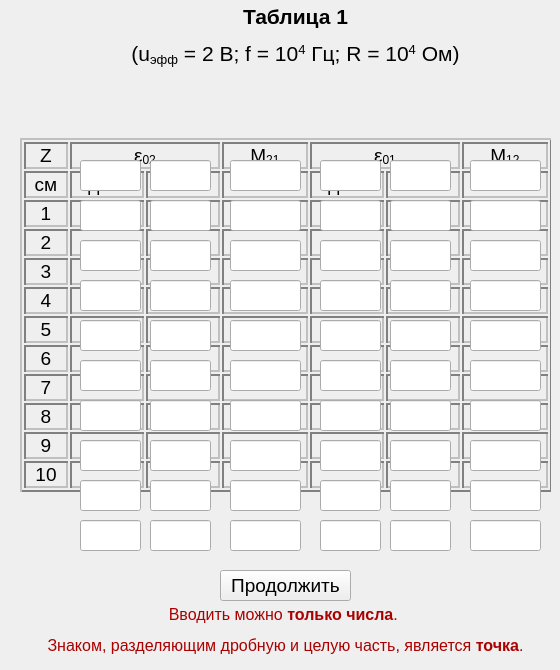
   <widget class="QWidget" name="ex_1">
    <widget class="QPushButton" name="go_graph">
     <property name="geometry">
      <rect>
       <x>220</x>
       <y>570</y>
       <width>131</width>
       <height>31</height>
      </rect>
     </property>
     <property name="font">
      <font>
       <pointsize>14</pointsize>
      </font>
     </property>
     <property name="text">
      <string>Продолжить</string>
     </property>
    </widget>
    <widget class="QLabel" name="label_10">
     <property name="geometry">
      <rect>
       <x>120</x>
       <y>0</y>
       <width>351</width>
       <height>71</height>
      </rect>
     </property>
     <property name="font">
      <font>
       <pointsize>16</pointsize>
      </font>
     </property>
     <property name="text">
      <string>&lt;html&gt;&lt;head/&gt;&lt;body&gt;&lt;p align=&quot;center&quot;&gt;&lt;span style=&quot; font-weight:600;&quot;&gt;Таблица 1&lt;/span&gt;&lt;/p&gt;&lt;p align=&quot;center&quot;&gt;(u&lt;span style=&quot; vertical-align:sub;&quot;&gt;эфф&lt;/span&gt; = 2 В; f = 10&lt;span style=&quot; vertical-align:super;&quot;&gt;4&lt;/span&gt; Гц; R = 10&lt;span style=&quot; vertical-align:super;&quot;&gt;4&lt;/span&gt; Ом)&lt;/p&gt;&lt;/body&gt;&lt;/html&gt;</string>
     </property>
    </widget>
    <widget class="QLabel" name="label_9">
     <property name="geometry">
      <rect>
       <x>20</x>
       <y>70</y>
       <width>531</width>
       <height>491</height>
      </rect>
     </property>
     <property name="font">
      <font>
       <pointsize>14</pointsize>
      </font>
     </property>
     <property name="mouseTracking">
      <bool>true</bool>
     </property>
     <property name="layoutDirection">
      <enum>Qt::RightToLeft</enum>
     </property>
     <property name="lineWidth">
      <number>1</number>
     </property>
     <property name="text">
      <string>&lt;html&gt;&lt;head/&gt;&lt;body&gt;&lt;table border=&quot;2&quot; style=&quot; margin-top:0px; margin-bottom:0px; margin-left:0px; margin-right:0px;&quot; align=&quot;center&quot; cellspacing=&quot;2&quot; cellpadding=&quot;5.5&quot;&gt;&lt;tr&gt;&lt;td width=&quot;40&quot;&gt;&lt;p align=&quot;center&quot;&gt;Z&lt;/p&gt;&lt;/td&gt;&lt;td colspan=&quot;2&quot;&gt;&lt;p align=&quot;center&quot;&gt;ε&lt;span style=&quot; vertical-align:sub;&quot;&gt;02&lt;/span&gt;&lt;/p&gt;&lt;/td&gt;&lt;td width=&quot;82&quot;&gt;&lt;p align=&quot;center&quot;&gt;М&lt;span style=&quot; vertical-align:sub;&quot;&gt;21&lt;/span&gt;&lt;/p&gt;&lt;/td&gt;&lt;td colspan=&quot;2&quot;&gt;&lt;p align=&quot;center&quot;&gt;ε&lt;span style=&quot; vertical-align:sub;&quot;&gt;01&lt;/span&gt;&lt;/p&gt;&lt;/td&gt;&lt;td width=&quot;82&quot;&gt;&lt;p align=&quot;center&quot;&gt;М&lt;span style=&quot; vertical-align:sub;&quot;&gt;12&lt;/span&gt;&lt;/p&gt;&lt;/td&gt;&lt;/tr&gt;&lt;tr&gt;&lt;td&gt;&lt;p align=&quot;center&quot;&gt;cм&lt;/p&gt;&lt;/td&gt;&lt;td width=&quot;70&quot;&gt;&lt;p align=&quot;center&quot;&gt;дел.&lt;/p&gt;&lt;/td&gt;&lt;td width=&quot;70&quot;&gt;&lt;p align=&quot;center&quot;&gt;В&lt;/p&gt;&lt;/td&gt;&lt;td&gt;&lt;p align=&quot;center&quot;&gt;мкГн&lt;/p&gt;&lt;/td&gt;&lt;td width=&quot;70&quot;&gt;&lt;p align=&quot;center&quot;&gt;дел.&lt;/p&gt;&lt;/td&gt;&lt;td width=&quot;70&quot;&gt;&lt;p align=&quot;center&quot;&gt;В&lt;/p&gt;&lt;/td&gt;&lt;td&gt;&lt;p align=&quot;center&quot;&gt;мкГн&lt;/p&gt;&lt;/td&gt;&lt;/tr&gt;&lt;tr&gt;&lt;td&gt;&lt;p align=&quot;center&quot;&gt;1&lt;/p&gt;&lt;/td&gt;&lt;td/&gt;&lt;td/&gt;&lt;td/&gt;&lt;td/&gt;&lt;td/&gt;&lt;td/&gt;&lt;/tr&gt;&lt;tr&gt;&lt;td&gt;&lt;p align=&quot;center&quot;&gt;2&lt;/p&gt;&lt;/td&gt;&lt;td/&gt;&lt;td/&gt;&lt;td/&gt;&lt;td/&gt;&lt;td/&gt;&lt;td/&gt;&lt;/tr&gt;&lt;tr&gt;&lt;td&gt;&lt;p align=&quot;center&quot;&gt;3&lt;/p&gt;&lt;/td&gt;&lt;td/&gt;&lt;td/&gt;&lt;td/&gt;&lt;td/&gt;&lt;td/&gt;&lt;td/&gt;&lt;/tr&gt;&lt;tr&gt;&lt;td&gt;&lt;p align=&quot;center&quot;&gt;4&lt;/p&gt;&lt;/td&gt;&lt;td/&gt;&lt;td/&gt;&lt;td/&gt;&lt;td/&gt;&lt;td/&gt;&lt;td/&gt;&lt;/tr&gt;&lt;tr&gt;&lt;td&gt;&lt;p align=&quot;center&quot;&gt;5&lt;/p&gt;&lt;/td&gt;&lt;td/&gt;&lt;td/&gt;&lt;td/&gt;&lt;td/&gt;&lt;td/&gt;&lt;td/&gt;&lt;/tr&gt;&lt;tr&gt;&lt;td&gt;&lt;p align=&quot;center&quot;&gt;6&lt;/p&gt;&lt;/td&gt;&lt;td/&gt;&lt;td/&gt;&lt;td/&gt;&lt;td/&gt;&lt;td/&gt;&lt;td/&gt;&lt;/tr&gt;&lt;tr&gt;&lt;td&gt;&lt;p align=&quot;center&quot;&gt;7&lt;/p&gt;&lt;/td&gt;&lt;td/&gt;&lt;td/&gt;&lt;td/&gt;&lt;td/&gt;&lt;td/&gt;&lt;td/&gt;&lt;/tr&gt;&lt;tr&gt;&lt;td&gt;&lt;p align=&quot;center&quot;&gt;8&lt;/p&gt;&lt;/td&gt;&lt;td/&gt;&lt;td/&gt;&lt;td/&gt;&lt;td/&gt;&lt;td/&gt;&lt;td/&gt;&lt;/tr&gt;&lt;tr&gt;&lt;td&gt;&lt;p align=&quot;center&quot;&gt;9&lt;/p&gt;&lt;/td&gt;&lt;td/&gt;&lt;td/&gt;&lt;td/&gt;&lt;td/&gt;&lt;td/&gt;&lt;td/&gt;&lt;/tr&gt;&lt;tr&gt;&lt;td&gt;&lt;p align=&quot;center&quot;&gt;10&lt;/p&gt;&lt;/td&gt;&lt;td/&gt;&lt;td/&gt;&lt;td/&gt;&lt;td/&gt;&lt;td/&gt;&lt;td/&gt;&lt;/tr&gt;&lt;/table&gt;&lt;/body&gt;&lt;/html&gt;</string>
     </property>
     <property name="scaledContents">
      <bool>false</bool>
     </property>
     <property name="wordWrap">
      <bool>false</bool>
     </property>
     <property name="openExternalLinks">
      <bool>false</bool>
     </property>
    </widget>
    <widget class="QLineEdit" name="ex_1_E01_1_del">
     <property name="geometry">
      <rect>
       <x>320</x>
       <y>160</y>
       <width>61</width>
       <height>31</height>
      </rect>
     </property>
     <property name="font">
      <font>
       <pointsize>14</pointsize>
      </font>
     </property>
    </widget>
    <widget class="QLineEdit" name="ex_1_E01_2_del">
     <property name="geometry">
      <rect>
       <x>320</x>
       <y>200</y>
       <width>61</width>
       <height>31</height>
      </rect>
     </property>
     <property name="font">
      <font>
       <pointsize>14</pointsize>
      </font>
     </property>
    </widget>
    <widget class="QLineEdit" name="ex_1_E01_3_del">
     <property name="geometry">
      <rect>
       <x>320</x>
       <y>240</y>
       <width>61</width>
       <height>31</height>
      </rect>
     </property>
     <property name="font">
      <font>
       <pointsize>14</pointsize>
      </font>
     </property>
    </widget>
    <widget class="QLineEdit" name="ex_1_E01_4_del">
     <property name="geometry">
      <rect>
       <x>320</x>
       <y>280</y>
       <width>61</width>
       <height>31</height>
      </rect>
     </property>
     <property name="font">
      <font>
       <pointsize>14</pointsize>
      </font>
     </property>
    </widget>
    <widget class="QLineEdit" name="ex_1_E01_5_del">
     <property name="geometry">
      <rect>
       <x>320</x>
       <y>320</y>
       <width>61</width>
       <height>31</height>
      </rect>
     </property>
     <property name="font">
      <font>
       <pointsize>14</pointsize>
      </font>
     </property>
    </widget>
    <widget class="QLineEdit" name="ex_1_E01_6_del">
     <property name="geometry">
      <rect>
       <x>320</x>
       <y>360</y>
       <width>61</width>
       <height>31</height>
      </rect>
     </property>
     <property name="font">
      <font>
       <pointsize>14</pointsize>
      </font>
     </property>
    </widget>
    <widget class="QLineEdit" name="ex_1_E01_7_del">
     <property name="geometry">
      <rect>
       <x>320</x>
       <y>400</y>
       <width>61</width>
       <height>31</height>
      </rect>
     </property>
     <property name="font">
      <font>
       <pointsize>14</pointsize>
      </font>
     </property>
    </widget>
    <widget class="QLineEdit" name="ex_1_E01_8_del">
     <property name="geometry">
      <rect>
       <x>320</x>
       <y>440</y>
       <width>61</width>
       <height>31</height>
      </rect>
     </property>
     <property name="font">
      <font>
       <pointsize>14</pointsize>
      </font>
     </property>
    </widget>
    <widget class="QLineEdit" name="ex_1_E01_9_del">
     <property name="geometry">
      <rect>
       <x>320</x>
       <y>480</y>
       <width>61</width>
       <height>31</height>
      </rect>
     </property>
     <property name="font">
      <font>
       <pointsize>14</pointsize>
      </font>
     </property>
    </widget>
    <widget class="QLineEdit" name="ex_1_E01_10_del">
     <property name="geometry">
      <rect>
       <x>320</x>
       <y>520</y>
       <width>61</width>
       <height>31</height>
      </rect>
     </property>
     <property name="font">
      <font>
       <pointsize>14</pointsize>
      </font>
     </property>
    </widget>
    <widget class="QLineEdit" name="ex_1_E02_1_del">
     <property name="geometry">
      <rect>
       <x>80</x>
       <y>160</y>
       <width>61</width>
       <height>31</height>
      </rect>
     </property>
     <property name="font">
      <font>
       <pointsize>14</pointsize>
      </font>
     </property>
    </widget>
    <widget class="QLineEdit" name="ex_1_E02_1_v">
     <property name="geometry">
      <rect>
       <x>150</x>
       <y>160</y>
       <width>61</width>
       <height>31</height>
      </rect>
     </property>
     <property name="font">
      <font>
       <pointsize>14</pointsize>
      </font>
     </property>
    </widget>
    <widget class="QLineEdit" name="ex_1_M21_1">
     <property name="geometry">
      <rect>
       <x>230</x>
       <y>160</y>
       <width>71</width>
       <height>31</height>
      </rect>
     </property>
     <property name="font">
      <font>
       <pointsize>14</pointsize>
      </font>
     </property>
    </widget>
    <widget class="QLineEdit" name="ex_1_E01_1_v">
     <property name="geometry">
      <rect>
       <x>390</x>
       <y>160</y>
       <width>61</width>
       <height>31</height>
      </rect>
     </property>
     <property name="font">
      <font>
       <pointsize>14</pointsize>
      </font>
     </property>
    </widget>
    <widget class="QLineEdit" name="ex_1_M12_1">
     <property name="geometry">
      <rect>
       <x>470</x>
       <y>160</y>
       <width>71</width>
       <height>31</height>
      </rect>
     </property>
     <property name="font">
      <font>
       <pointsize>14</pointsize>
      </font>
     </property>
    </widget>
    <widget class="QLineEdit" name="ex_1_E01_2_v">
     <property name="geometry">
      <rect>
       <x>390</x>
       <y>200</y>
       <width>61</width>
       <height>31</height>
      </rect>
     </property>
     <property name="font">
      <font>
       <pointsize>14</pointsize>
      </font>
     </property>
    </widget>
    <widget class="QLineEdit" name="ex_1_E01_3_v">
     <property name="geometry">
      <rect>
       <x>390</x>
       <y>240</y>
       <width>61</width>
       <height>31</height>
      </rect>
     </property>
     <property name="font">
      <font>
       <pointsize>14</pointsize>
      </font>
     </property>
    </widget>
    <widget class="QLineEdit" name="ex_1_E01_4_v">
     <property name="geometry">
      <rect>
       <x>390</x>
       <y>280</y>
       <width>61</width>
       <height>31</height>
      </rect>
     </property>
     <property name="font">
      <font>
       <pointsize>14</pointsize>
      </font>
     </property>
    </widget>
    <widget class="QLineEdit" name="ex_1_E01_5_v">
     <property name="geometry">
      <rect>
       <x>390</x>
       <y>320</y>
       <width>61</width>
       <height>31</height>
      </rect>
     </property>
     <property name="font">
      <font>
       <pointsize>14</pointsize>
      </font>
     </property>
    </widget>
    <widget class="QLineEdit" name="ex_1_E01_6_v">
     <property name="geometry">
      <rect>
       <x>390</x>
       <y>360</y>
       <width>61</width>
       <height>31</height>
      </rect>
     </property>
     <property name="font">
      <font>
       <pointsize>14</pointsize>
      </font>
     </property>
    </widget>
    <widget class="QLineEdit" name="ex_1_E01_7_v">
     <property name="geometry">
      <rect>
       <x>390</x>
       <y>400</y>
       <width>61</width>
       <height>31</height>
      </rect>
     </property>
     <property name="font">
      <font>
       <pointsize>14</pointsize>
      </font>
     </property>
    </widget>
    <widget class="QLineEdit" name="ex_1_E01_8_v">
     <property name="geometry">
      <rect>
       <x>390</x>
       <y>440</y>
       <width>61</width>
       <height>31</height>
      </rect>
     </property>
     <property name="font">
      <font>
       <pointsize>14</pointsize>
      </font>
     </property>
    </widget>
    <widget class="QLineEdit" name="ex_1_E01_9_v">
     <property name="geometry">
      <rect>
       <x>390</x>
       <y>480</y>
       <width>61</width>
       <height>31</height>
      </rect>
     </property>
     <property name="font">
      <font>
       <pointsize>14</pointsize>
      </font>
     </property>
    </widget>
    <widget class="QLineEdit" name="ex_1_E01_10_v">
     <property name="geometry">
      <rect>
       <x>390</x>
       <y>520</y>
       <width>61</width>
       <height>31</height>
      </rect>
     </property>
     <property name="font">
      <font>
       <pointsize>14</pointsize>
      </font>
     </property>
    </widget>
    <widget class="QLineEdit" name="ex_1_E02_2_del">
     <property name="geometry">
      <rect>
       <x>80</x>
       <y>200</y>
       <width>61</width>
       <height>31</height>
      </rect>
     </property>
     <property name="font">
      <font>
       <pointsize>14</pointsize>
      </font>
     </property>
    </widget>
    <widget class="QLineEdit" name="ex_1_E02_3_del">
     <property name="geometry">
      <rect>
       <x>80</x>
       <y>240</y>
       <width>61</width>
       <height>31</height>
      </rect>
     </property>
     <property name="font">
      <font>
       <pointsize>14</pointsize>
      </font>
     </property>
    </widget>
    <widget class="QLineEdit" name="ex_1_E02_4_del">
     <property name="geometry">
      <rect>
       <x>80</x>
       <y>280</y>
       <width>61</width>
       <height>31</height>
      </rect>
     </property>
     <property name="font">
      <font>
       <pointsize>14</pointsize>
      </font>
     </property>
    </widget>
    <widget class="QLineEdit" name="ex_1_E02_5_del">
     <property name="geometry">
      <rect>
       <x>80</x>
       <y>320</y>
       <width>61</width>
       <height>31</height>
      </rect>
     </property>
     <property name="font">
      <font>
       <pointsize>14</pointsize>
      </font>
     </property>
    </widget>
    <widget class="QLineEdit" name="ex_1_E02_6_del">
     <property name="geometry">
      <rect>
       <x>80</x>
       <y>360</y>
       <width>61</width>
       <height>31</height>
      </rect>
     </property>
     <property name="font">
      <font>
       <pointsize>14</pointsize>
      </font>
     </property>
    </widget>
    <widget class="QLineEdit" name="ex_1_E02_7_del">
     <property name="geometry">
      <rect>
       <x>80</x>
       <y>400</y>
       <width>61</width>
       <height>31</height>
      </rect>
     </property>
     <property name="font">
      <font>
       <pointsize>14</pointsize>
      </font>
     </property>
    </widget>
    <widget class="QLineEdit" name="ex_1_E02_8_del">
     <property name="geometry">
      <rect>
       <x>80</x>
       <y>440</y>
       <width>61</width>
       <height>31</height>
      </rect>
     </property>
     <property name="font">
      <font>
       <pointsize>14</pointsize>
      </font>
     </property>
    </widget>
    <widget class="QLineEdit" name="ex_1_E02_9_del">
     <property name="geometry">
      <rect>
       <x>80</x>
       <y>480</y>
       <width>61</width>
       <height>31</height>
      </rect>
     </property>
     <property name="font">
      <font>
       <pointsize>14</pointsize>
      </font>
     </property>
    </widget>
    <widget class="QLineEdit" name="ex_1_E02_10_del">
     <property name="geometry">
      <rect>
       <x>80</x>
       <y>520</y>
       <width>61</width>
       <height>31</height>
      </rect>
     </property>
     <property name="font">
      <font>
       <pointsize>14</pointsize>
      </font>
     </property>
    </widget>
    <widget class="QLineEdit" name="ex_1_E02_2_v">
     <property name="geometry">
      <rect>
       <x>150</x>
       <y>200</y>
       <width>61</width>
       <height>31</height>
      </rect>
     </property>
     <property name="font">
      <font>
       <pointsize>14</pointsize>
      </font>
     </property>
    </widget>
    <widget class="QLineEdit" name="ex_1_E02_3_v">
     <property name="geometry">
      <rect>
       <x>150</x>
       <y>240</y>
       <width>61</width>
       <height>31</height>
      </rect>
     </property>
     <property name="font">
      <font>
       <pointsize>14</pointsize>
      </font>
     </property>
    </widget>
    <widget class="QLineEdit" name="ex_1_E02_4_v">
     <property name="geometry">
      <rect>
       <x>150</x>
       <y>280</y>
       <width>61</width>
       <height>31</height>
      </rect>
     </property>
     <property name="font">
      <font>
       <pointsize>14</pointsize>
      </font>
     </property>
    </widget>
    <widget class="QLineEdit" name="ex_1_E02_5_v">
     <property name="geometry">
      <rect>
       <x>150</x>
       <y>320</y>
       <width>61</width>
       <height>31</height>
      </rect>
     </property>
     <property name="font">
      <font>
       <pointsize>14</pointsize>
      </font>
     </property>
    </widget>
    <widget class="QLineEdit" name="ex_1_E02_6_v">
     <property name="geometry">
      <rect>
       <x>150</x>
       <y>360</y>
       <width>61</width>
       <height>31</height>
      </rect>
     </property>
     <property name="font">
      <font>
       <pointsize>14</pointsize>
      </font>
     </property>
    </widget>
    <widget class="QLineEdit" name="ex_1_E02_7_v">
     <property name="geometry">
      <rect>
       <x>150</x>
       <y>400</y>
       <width>61</width>
       <height>31</height>
      </rect>
     </property>
     <property name="font">
      <font>
       <pointsize>14</pointsize>
      </font>
     </property>
    </widget>
    <widget class="QLineEdit" name="ex_1_E02_8_v">
     <property name="geometry">
      <rect>
       <x>150</x>
       <y>440</y>
       <width>61</width>
       <height>31</height>
      </rect>
     </property>
     <property name="font">
      <font>
       <pointsize>14</pointsize>
      </font>
     </property>
    </widget>
    <widget class="QLineEdit" name="ex_1_E02_9_v">
     <property name="geometry">
      <rect>
       <x>150</x>
       <y>480</y>
       <width>61</width>
       <height>31</height>
      </rect>
     </property>
     <property name="font">
      <font>
       <pointsize>14</pointsize>
      </font>
     </property>
    </widget>
    <widget class="QLineEdit" name="ex_1_E02_10_v">
     <property name="geometry">
      <rect>
       <x>150</x>
       <y>520</y>
       <width>61</width>
       <height>31</height>
      </rect>
     </property>
     <property name="font">
      <font>
       <pointsize>14</pointsize>
      </font>
     </property>
    </widget>
    <widget class="QLineEdit" name="ex_1_M21_2">
     <property name="geometry">
      <rect>
       <x>230</x>
       <y>200</y>
       <width>71</width>
       <height>31</height>
      </rect>
     </property>
     <property name="font">
      <font>
       <pointsize>14</pointsize>
      </font>
     </property>
    </widget>
    <widget class="QLineEdit" name="ex_1_M21_3">
     <property name="geometry">
      <rect>
       <x>230</x>
       <y>240</y>
       <width>71</width>
       <height>31</height>
      </rect>
     </property>
     <property name="font">
      <font>
       <pointsize>14</pointsize>
      </font>
     </property>
    </widget>
    <widget class="QLineEdit" name="ex_1_M21_4">
     <property name="geometry">
      <rect>
       <x>230</x>
       <y>280</y>
       <width>71</width>
       <height>31</height>
      </rect>
     </property>
     <property name="font">
      <font>
       <pointsize>14</pointsize>
      </font>
     </property>
    </widget>
    <widget class="QLineEdit" name="ex_1_M21_5">
     <property name="geometry">
      <rect>
       <x>230</x>
       <y>320</y>
       <width>71</width>
       <height>31</height>
      </rect>
     </property>
     <property name="font">
      <font>
       <pointsize>14</pointsize>
      </font>
     </property>
    </widget>
    <widget class="QLineEdit" name="ex_1_M21_6">
     <property name="geometry">
      <rect>
       <x>230</x>
       <y>360</y>
       <width>71</width>
       <height>31</height>
      </rect>
     </property>
     <property name="font">
      <font>
       <pointsize>14</pointsize>
      </font>
     </property>
    </widget>
    <widget class="QLineEdit" name="ex_1_M21_7">
     <property name="geometry">
      <rect>
       <x>230</x>
       <y>400</y>
       <width>71</width>
       <height>31</height>
      </rect>
     </property>
     <property name="font">
      <font>
       <pointsize>14</pointsize>
      </font>
     </property>
    </widget>
    <widget class="QLineEdit" name="ex_1_M21_8">
     <property name="geometry">
      <rect>
       <x>230</x>
       <y>440</y>
       <width>71</width>
       <height>31</height>
      </rect>
     </property>
     <property name="font">
      <font>
       <pointsize>14</pointsize>
      </font>
     </property>
    </widget>
    <widget class="QLineEdit" name="ex_1_M21_9">
     <property name="geometry">
      <rect>
       <x>230</x>
       <y>480</y>
       <width>71</width>
       <height>31</height>
      </rect>
     </property>
     <property name="font">
      <font>
       <pointsize>14</pointsize>
      </font>
     </property>
    </widget>
    <widget class="QLineEdit" name="ex_1_M21_10">
     <property name="geometry">
      <rect>
       <x>230</x>
       <y>520</y>
       <width>71</width>
       <height>31</height>
      </rect>
     </property>
     <property name="font">
      <font>
       <pointsize>14</pointsize>
      </font>
     </property>
    </widget>
    <widget class="QLineEdit" name="ex_1_M12_2">
     <property name="geometry">
      <rect>
       <x>470</x>
       <y>200</y>
       <width>71</width>
       <height>31</height>
      </rect>
     </property>
     <property name="font">
      <font>
       <pointsize>14</pointsize>
      </font>
     </property>
    </widget>
    <widget class="QLineEdit" name="ex_1_M12_3">
     <property name="geometry">
      <rect>
       <x>470</x>
       <y>240</y>
       <width>71</width>
       <height>31</height>
      </rect>
     </property>
     <property name="font">
      <font>
       <pointsize>14</pointsize>
      </font>
     </property>
    </widget>
    <widget class="QLineEdit" name="ex_1_M12_4">
     <property name="geometry">
      <rect>
       <x>470</x>
       <y>280</y>
       <width>71</width>
       <height>31</height>
      </rect>
     </property>
     <property name="font">
      <font>
       <pointsize>14</pointsize>
      </font>
     </property>
    </widget>
    <widget class="QLineEdit" name="ex_1_M12_5">
     <property name="geometry">
      <rect>
       <x>470</x>
       <y>320</y>
       <width>71</width>
       <height>31</height>
      </rect>
     </property>
     <property name="font">
      <font>
       <pointsize>14</pointsize>
      </font>
     </property>
    </widget>
    <widget class="QLineEdit" name="ex_1_M12_6">
     <property name="geometry">
      <rect>
       <x>470</x>
       <y>360</y>
       <width>71</width>
       <height>31</height>
      </rect>
     </property>
     <property name="font">
      <font>
       <pointsize>14</pointsize>
      </font>
     </property>
    </widget>
    <widget class="QLineEdit" name="ex_1_M12_7">
     <property name="geometry">
      <rect>
       <x>470</x>
       <y>400</y>
       <width>71</width>
       <height>31</height>
      </rect>
     </property>
     <property name="font">
      <font>
       <pointsize>14</pointsize>
      </font>
     </property>
    </widget>
    <widget class="QLineEdit" name="ex_1_M12_8">
     <property name="geometry">
      <rect>
       <x>470</x>
       <y>440</y>
       <width>71</width>
       <height>31</height>
      </rect>
     </property>
     <property name="font">
      <font>
       <pointsize>14</pointsize>
      </font>
     </property>
    </widget>
    <widget class="QLineEdit" name="ex_1_M12_9">
     <property name="geometry">
      <rect>
       <x>470</x>
       <y>480</y>
       <width>71</width>
       <height>31</height>
      </rect>
     </property>
     <property name="font">
      <font>
       <pointsize>14</pointsize>
      </font>
     </property>
    </widget>
    <widget class="QLineEdit" name="ex_1_M12_10">
     <property name="geometry">
      <rect>
       <x>470</x>
       <y>520</y>
       <width>71</width>
       <height>31</height>
      </rect>
     </property>
     <property name="font">
      <font>
       <pointsize>14</pointsize>
      </font>
     </property>
    </widget>
    <widget class="QLabel" name="label_13">
     <property name="geometry">
      <rect>
       <x>20</x>
       <y>600</y>
       <width>531</width>
       <height>61</height>
      </rect>
     </property>
     <property name="font">
      <font>
       <pointsize>13</pointsize>
      </font>
     </property>
     <property name="text">
      <string>&lt;html&gt;&lt;head/&gt;&lt;body&gt;&lt;p align=&quot;center&quot;&gt;&lt;span style=&quot; font-size:12pt; color:#aa0000;&quot;&gt;Вводить можно &lt;/span&gt;&lt;span style=&quot; font-size:12pt; font-weight:600; color:#aa0000;&quot;&gt;только числа&lt;/span&gt;&lt;span style=&quot; font-size:12pt; color:#aa0000;&quot;&gt;. &lt;/span&gt;&lt;/p&gt;&lt;p align=&quot;center&quot;&gt;&lt;span style=&quot; font-size:12pt; color:#aa0000;&quot;&gt;Знаком, разделяющим дробную и целую часть, является &lt;/span&gt;&lt;span style=&quot; font-size:12pt; font-weight:600; color:#aa0000;&quot;&gt;точка&lt;/span&gt;&lt;span style=&quot; font-size:12pt; color:#aa0000;&quot;&gt;.&lt;/span&gt;&lt;/p&gt;&lt;/body&gt;&lt;/html&gt;</string>
     </property>
    </widget>
   </widget>
